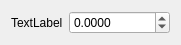
<?xml version="1.0" encoding="UTF-8"?>
<ui version="4.0">
 <class>FloatField</class>
 <widget class="QWidget" name="FloatField">
  <property name="geometry">
   <rect>
    <x>0</x>
    <y>0</y>
    <width>126</width>
    <height>40</height>
   </rect>
  </property>
  <property name="windowTitle">
   <string>Form</string>
  </property>
  <layout class="QVBoxLayout" name="verticalLayout">
   <item>
    <layout class="QHBoxLayout" name="horizontalLayout">
     <item>
      <widget class="QLabel" name="label">
       <property name="text">
        <string>TextLabel</string>
       </property>
      </widget>
     </item>
     <item>
      <widget class="QDoubleSpinBox" name="doubleSpinBox">
       <property name="decimals">
        <number>4</number>
       </property>
       <property name="minimum">
        <double>-999999.000000000000000</double>
       </property>
       <property name="maximum">
        <double>1000000.000000000000000</double>
       </property>
      </widget>
     </item>
    </layout>
   </item>
  </layout>
 </widget>
 <resources/>
 <connections/>
</ui>
